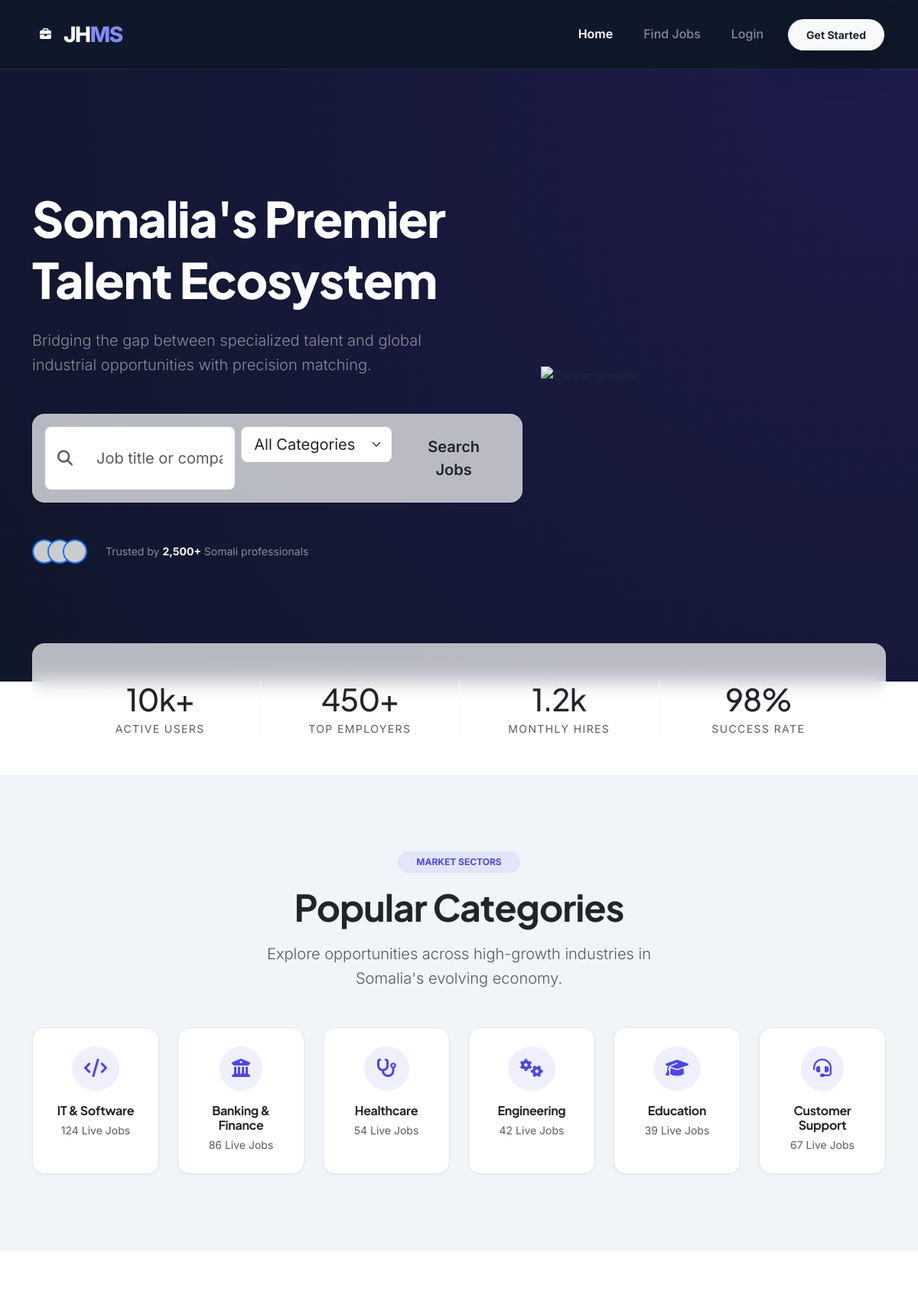
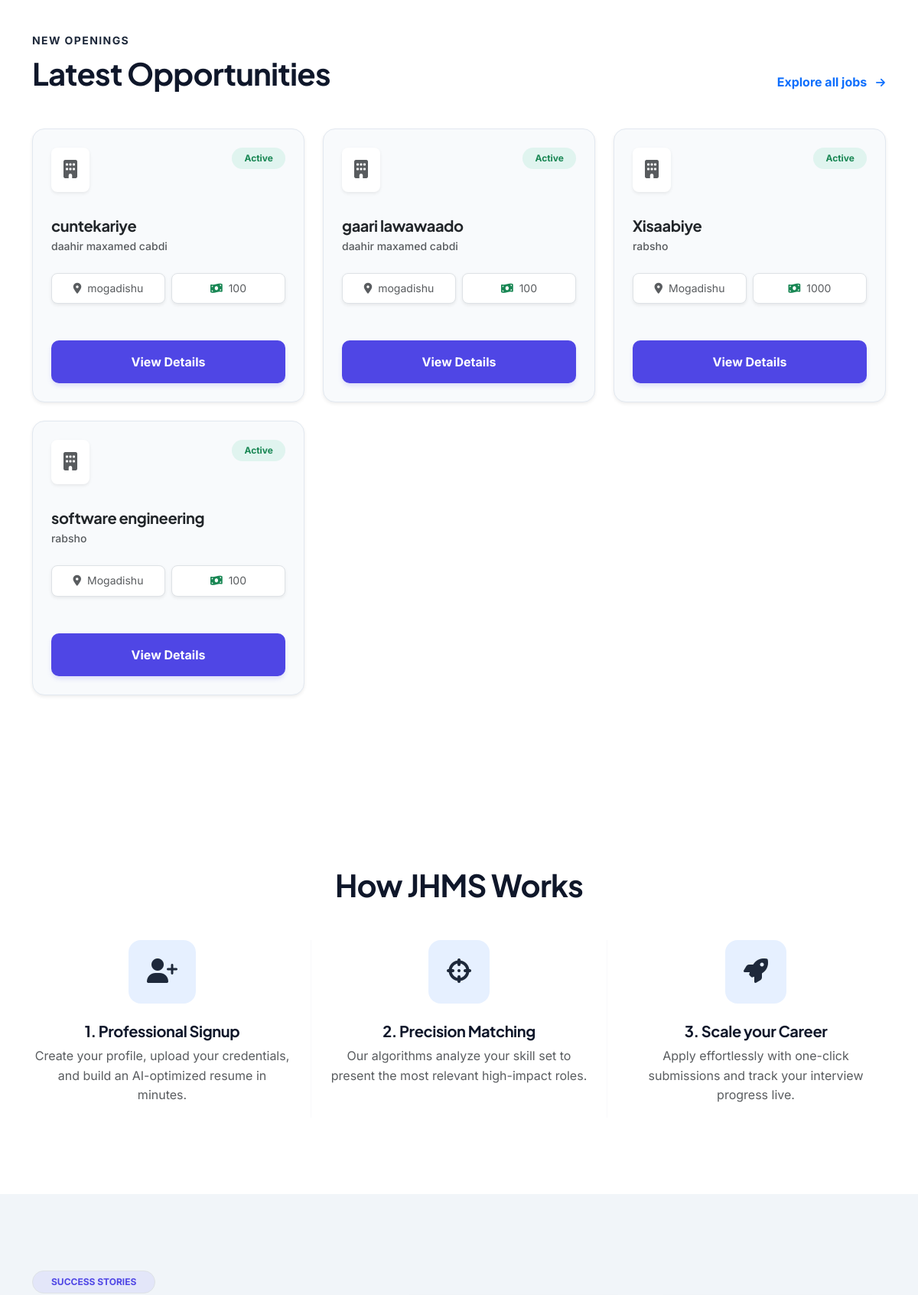
The page / (upper part) on the database its author committed (2 pictures, top to bottom).
### tables this page shows
CREATE TABLE `jobs` (
  `job_id` int(11) NOT NULL,
  `employer_id` int(11) NOT NULL,
  `title` varchar(255) NOT NULL,
  `description` text NOT NULL,
  `category` varchar(100) NOT NULL,
  `salary_range` varchar(100) DEFAULT NULL,
  `location` varchar(255) DEFAULT NULL,
  `deadline` datetime NOT NULL,
  `created_at` timestamp NOT NULL DEFAULT current_timestamp()
);

CREATE TABLE `users` (
  `user_id` int(11) NOT NULL,
  `full_name` varchar(255) NOT NULL,
  `email` varchar(255) NOT NULL,
  `password_hash` varchar(255) NOT NULL,
  `role` enum('admin','employer','seeker') NOT NULL,
  `created_at` timestamp NOT NULL DEFAULT current_timestamp()
);

### index.php (the view, shortened to what this page needs)
<?php
require_once 'includes/db_connect.php';
$current_time = date('Y-m-d H:i:s');
$sql = "SELECT j.*, u.full_name as employer_name
        FROM jobs j
        JOIN users u ON j.employer_id = u.user_id
        WHERE j.deadline >= :current_time
        ORDER BY j.created_at DESC
        LIMIT 5";
$stmt = $conn->prepare($sql);
$stmt->bindParam(':current_time', $current_time);
$stmt->execute();
$recent_jobs = $stmt->fetchAll();
?>
<!DOCTYPE html>
<html lang="en">
<head>
    <link href="https://cdn.jsdelivr.net/npm/bootstrap@5.3.0/dist/css/bootstrap.min.css" rel="stylesheet">
    <link rel="stylesheet" href="https://cdnjs.cloudflare.com/ajax/libs/font-awesome/6.4.0/css/all.min.css">
    <link href="assets/css/style.css" rel="stylesheet">
</head>
</head>
<body>
<nav class="navbar navbar-expand-lg navbar-dark sticky-top py-3 shadow-none" style="background: #0f172a !important; border-bottom: 1px solid rgba(255,255,255,0.08);">
    <div class="container">
        <a class="navbar-brand d-flex align-items-center" href="index.php">
            <span class="bg-accent p-2 rounded-3 me-2"><i class="fas fa-briefcase text-white fa-xs"></i></span>
            <span class="fw-800 fs-3 tracking-tighter">JH<span class="text-accent-color">MS</span></span>
        </a>
        <div class="collapse navbar-collapse" id="navbarNav">
            <ul class="navbar-nav ms-auto align-items-center gap-2">
                <li class="nav-item"><a class="nav-link px-3 active fw-semibold" href="index.php">Home</a></li>
                <li class="nav-item"><a class="nav-link px-3 text-white-50 fw-medium" href="seeker/browse_jobs.php">Find Jobs</a></li>
                <?php if (isset($_SESSION['user_id'])): ?>
                    <li class="nav-item"><a class="nav-link px-3 text-white-50 fw-medium" href="seeker/dashboard.php">Dashboard</a></li>
                    <li class="nav-item ms-lg-2"><a class="btn btn-outline-danger btn-sm px-4 rounded-pill border-opacity-25" href="logout.php">Logout</a></li>
                <?php else: ?>
                    <li class="nav-item"><a class="nav-link px-3 text-white-50 fw-medium" href="login.php">Login</a></li>
                    <li class="nav-item ms-lg-2"><a class="btn btn-light btn-sm px-4 rounded-pill shadow-lg border-0 fw-bold text-dark" href="register.php">Get Started</a></li>
                <?php endif; ?>
            </ul>
        </div>
    </div>
</nav>
<section class="hero-section d-flex align-items-center min-vh-100 position-relative" style="background: radial-gradient(circle at top right, #1E1B4B 0%, #0F172A 100%);">
    <div class="container position-relative z-2 py-5">
        <div class="row align-items-center">
            <div class="col-lg-7 text-start fade-in-up">
                <h1 class="display-3 fw-800 text-white mb-4 lh-sm">Somalia's Premier <br><span class="text-accent">Talent Ecosystem</span></h1>
                <p class="lead text-white-50 mb-5 fs-5 pe-lg-5">Bridging the gap between specialized talent and global industrial opportunities with precision matching.</p>
                <div class="glass p-3 rounded-4 shadow-2xl mb-5">
                    <form action="seeker/browse_jobs.php" method="GET" class="m-0">
                        <div class="row g-2">
                            <div class="col-md-5">
                                <div class="input-group input-group-lg h-100">
                                    <span class="input-group-text bg-white border-0 ps-3 text-muted"><i class="fas fa-search"></i></span>
                                    <input type="text" class="form-control border-0 bg-white" id="title" name="title" placeholder="Job title or company">
                                </div>
                            </div>
                            <div class="col-md-4">
                                <select class="form-select form-select-lg border-0 bg-white border-start" id="category" name="category">
                                    <option value="">All Categories</option>
                                </select>
                            </div>
                            <div class="col-md-3 d-grid">
                                <button type="submit" class="btn btn-accent btn-lg rounded-3 shadow-accent">Search Jobs</button>
                            </div>
                        </div>
                    </form>
                </div>
                <div class="d-flex align-items-center gap-4 text-white-50">
                    <div class="d-flex -space-x-2">
                        <img src="https://ui-avatars.com/api/?name=User+1&background=random" class="rounded-circle border border-2 border-primary" width="32" height="32">
                        <img src="https://ui-avatars.com/api/?name=User+2&background=random" class="rounded-circle border border-2 border-primary" width="32" height="32" style="margin-left: -12px;">
                        <img src="https://ui-avatars.com/api/?name=User+3&background=random" class="rounded-circle border border-2 border-primary" width="32" height="32" style="margin-left: -12px;">
                    </div>
                    <span class="small">Trusted by <span class="text-white fw-bold">2,500+</span> Somali professionals</span>
                </div>
            </div>
            <div class="col-lg-5 d-none d-lg-block fade-in-up" style="animation-delay: 0.3s">
                <div class="position-relative">
                    <div class="position-absolute top-50 start-50 translate-middle bg-accent opacity-25 blur-3xl rounded-circle" style="width: 400px; height: 400px;"></div>
                    <img src="https://illustrations.popsy.co/white/abstract-art-6.svg" alt="Career growth" class="img-fluid position-relative z-1 animate-float">
                </div>
            </div>
        </div>
    </div>
</section>
<section class="position-relative z-3" style="margin-top: -50px;">
    <div class="container">
        <div class="glass p-5 rounded-4 shadow-xl border-white border-opacity-10 py-5">
            <div class="row g-4 text-center">
                <div class="col-md-3">
                    <h2 class="fw-extrabold text-dark h1 mb-1">10k+</h2>
                    <p class="text-muted small text-uppercase ls-wide m-0">Active Users</p>
                </div>
                <div class="col-md-3 border-start border-light">
                    <h2 class="fw-extrabold text-dark h1 mb-1">450+</h2>
                    <p class="text-muted small text-uppercase ls-wide m-0">Top Employers</p>
                </div>
                <div class="col-md-3 border-start border-light">
                    <h2 class="fw-extrabold text-dark h1 mb-1">1.2k</h2>
                    <p class="text-muted small text-uppercase ls-wide m-0">Monthly Hires</p>
                </div>
                <div class="col-md-3 border-start border-light">
                    <h2 class="fw-extrabold text-dark h1 mb-1">98%</h2>
                    <p class="text-muted small text-uppercase ls-wide m-0">Success Rate</p>
                </div>
            </div>
        </div>
    </div>
</section>
<section class="section-padding bg-soft">
    <div class="container">
        <div class="text-center mb-5">
            <span class="badge bg-primary-soft text-accent px-4 py-2 rounded-pill mb-3 fw-bold">MARKET SECTORS</span>
            <h2 class="display-5 fw-bold text-dark mb-3">Popular Categories</h2>
            <p class="text-muted lead mx-auto w-50">Explore opportunities across high-growth industries in Somalia's evolving economy.</p>
        </div>
        <div class="row g-4 justify-content-center">
            <?php
            $cats = [
                ['name' => 'IT & Software', 'icon' => 'fa-code', 'count' => '124'],
                ['name' => 'Banking & Finance', 'icon' => 'fa-building-columns', 'count' => '86'],
                ['name' => 'Healthcare', 'icon' => 'fa-stethoscope', 'count' => '54'],
                ['name' => 'Engineering', 'icon' => 'fa-gears', 'count' => '42'],
                ['name' => 'Education', 'icon' => 'fa-graduation-cap', 'count' => '39'],
                ['name' => 'Customer Support', 'icon' => 'fa-headset', 'count' => '67']
            ];
            foreach ($cats as $c): ?>
                <div class="col-6 col-md-4 col-lg-2">
                    <a href="seeker/browse_jobs.php?category=<?php echo urlencode($c['name']); ?>" class="card h-100 cat-card text-center text-decoration-none">
                        <div class="card-body p-4">
                            <div class="bg-primary-soft p-3 rounded-circle d-inline-block mb-3 transition-all">
                                <i class="fas <?php echo $c['icon']; ?> fa-xl text-accent"></i>
                            </div>
                            <h6 class="fw-bold text-dark mb-1 d-block"><?php echo $c['name']; ?></h6>
                            <small class="text-muted"><?php echo $c['count']; ?> Live Jobs</small>
                        </div>
                    </a>
                </div>
            <?php endforeach; ?>
        </div>
    </div>
</section>
<section class="section-padding bg-white">
    <div class="container">
        <div class="d-flex flex-column flex-md-row justify-content-between align-items-md-end mb-5 gap-3">
            <div>
                <span class="text-accent fw-bold text-uppercase ls-wide small d-block mb-2">New Openings</span>
                <h2 class="display-6 fw-bold m-0">Latest Opportunities</h2>
            </div>
            <a href="seeker/browse_jobs.php" class="btn btn-link text-decoration-none fw-bold p-0 text-accent hvr-text-primary">
                Explore all jobs <i class="fas fa-arrow-right ms-2 fs-7"></i>
            </a>
        </div>
        <div class="row">
            <?php if (count($recent_jobs) > 0): ?>
                <?php foreach ($recent_jobs as $job): ?>
                    <div class="col-md-6 col-lg-4 mb-4">
                        <div class="card h-100 border-0 shadow-sm hover-shadow-lg transition-all" style="background: var(--bg-soft); border: 1px solid var(--border-color) !important;">
                            <div class="card-body p-4">
                                <div class="d-flex justify-content-between align-items-start mb-4">
                                    <div class="bg-white rounded-3 shadow-sm p-3 mb-2">
                                        <i class="fas fa-building fa-xl text-accent opacity-75"></i>
                                    </div>
                                    <span class="badge bg-success-soft text-success px-3 py-2 rounded-pill small fw-bold">Active</span>
                                </div>
                                <h5 class="fw-bold mb-1 text-dark"><?php echo htmlspecialchars($job['title']); ?></h5>
                                <p class="text-muted small mb-4 fw-medium"><?php echo htmlspecialchars($job['employer_name']); ?></p>
                                <div class="row g-2 mb-4">
                                    <div class="col-6 text-start">
                                        <div class="bg-white border rounded-3 p-2 text-center text-muted small shadow-sm">
                                            <i class="fas fa-map-marker-alt me-1 text-accent"></i> <?php echo htmlspecialchars($job['location']); ?>
                                        </div>
                                    </div>
                                    <div class="col-6 text-start">
                                        <div class="bg-white border rounded-3 p-2 text-center text-muted small shadow-sm">
                                            <i class="fas fa-money-bill-wave me-1 text-success"></i> <?php echo htmlspecialchars($job['salary_range']); ?>
                                        </div>
                                    </div>
                                </div>
                            </div>
                            <div class="card-footer bg-transparent border-0 p-4 pt-0">
                                <a href="seeker/view_job.php?id=<?php echo $job['job_id']; ?>" class="btn btn-primary w-100 fw-bold py-3">View Details</a>
                            </div>
                        </div>
                    </div>
                <?php endforeach; ?>
            <?php endif; ?>
        </div>
    </div>
</section>
<section class="section-padding bg-white">
    <div class="container text-center">
        <h2 class="display-6 fw-bold mb-5">How JHMS Works</h2>
        <div class="row g-5">
            <div class="col-md-4 px-4 overflow-hidden">
                <div class="bg-primary bg-opacity-10 p-4 rounded-4 d-inline-block mb-4">
                    <i class="fas fa-user-plus text-accent fa-2x"></i>
                </div>
                <h5 class="fw-bold">1. Professional Signup</h5>
                <p class="text-muted">Create your profile, upload your credentials, and build an AI-optimized resume in minutes.</p>
            </div>
            <div class="col-md-4 px-4 overflow-hidden border-start border-end border-light">
                <div class="bg-primary bg-opacity-10 p-4 rounded-4 d-inline-block mb-4">
                    <i class="fas fa-crosshairs text-accent fa-2x"></i>
                </div>
                <h5 class="fw-bold">2. Precision Matching</h5>
                <p class="text-muted">Our algorithms analyze your skill set to present the most relevant high-impact roles.</p>
            </div>
            <div class="col-md-4 px-4 overflow-hidden">
                <div class="bg-primary bg-opacity-10 p-4 rounded-4 d-inline-block mb-4">
                    <i class="fas fa-rocket text-accent fa-2x"></i>
                </div>
                <h5 class="fw-bold">3. Scale your Career</h5>
                <p class="text-muted">Apply effortlessly with one-click submissions and track your interview progress live.</p>
            </div>
        </div>
    </div>
</section>
<section class="section-padding bg-soft position-relative overflow-hidden">
    <div class="container position-relative z-1">
        <div class="row align-items-center">
            <div class="col-lg-5 mb-5 mb-lg-0">
                <span class="badge bg-primary-soft text-accent px-4 py-2 rounded-pill mb-4 border border-accent border-opacity-10 fw-bold">SUCCESS STORIES</span>
            </div>
            <div class="col-lg-7">
                <div class="row g-4">
                </div>
            </div>
        </div>
    </div>
</section>
</body>
</html>

### rows shown on the page
jobs: title "cuntekariye", employer.full_name "daahir maxamed cabdi", location "mogadishu", salary_range "100"
jobs: title "gaari lawawaado", employer.full_name "daahir maxamed cabdi", location "mogadishu", salary_range "100"
jobs: title "Xisaabiye", employer.full_name "rabsho", location "Mogadishu", salary_range "1000"
jobs: title "software engineering", employer.full_name "rabsho", location "Mogadishu", salary_range "100"

### other values the page prints
$c['name'] "IT & Software"
$c['count'] "124"
$c['name'] "Banking & Finance"
$c['count'] "86"
$c['name'] "Healthcare"
$c['count'] "54"
$c['name'] "Engineering"
$c['count'] "42"
$c['name'] "Education"
$c['count'] "39"
$c['name'] "Customer Support"
$c['count'] "67"
